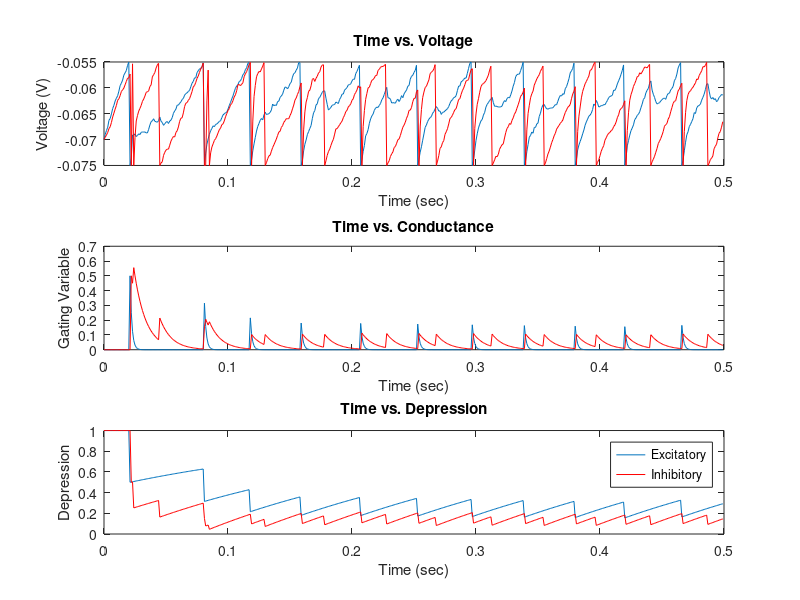
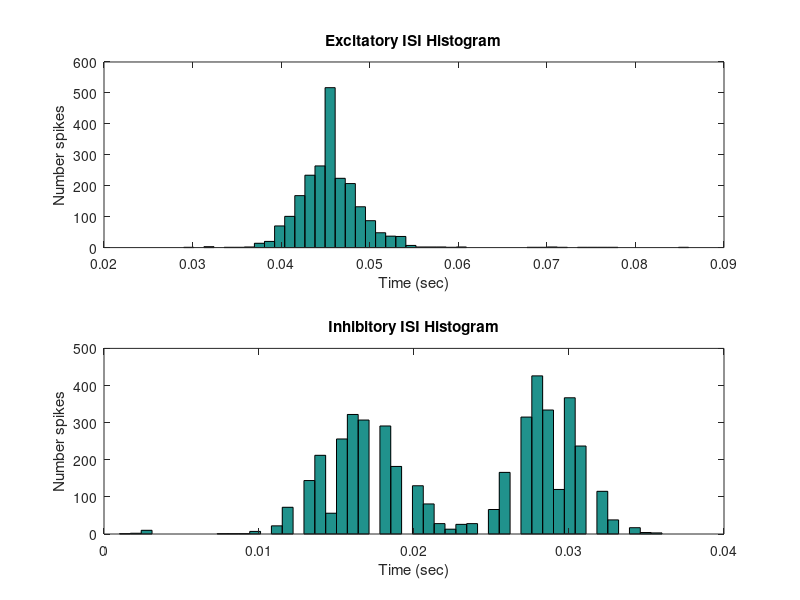
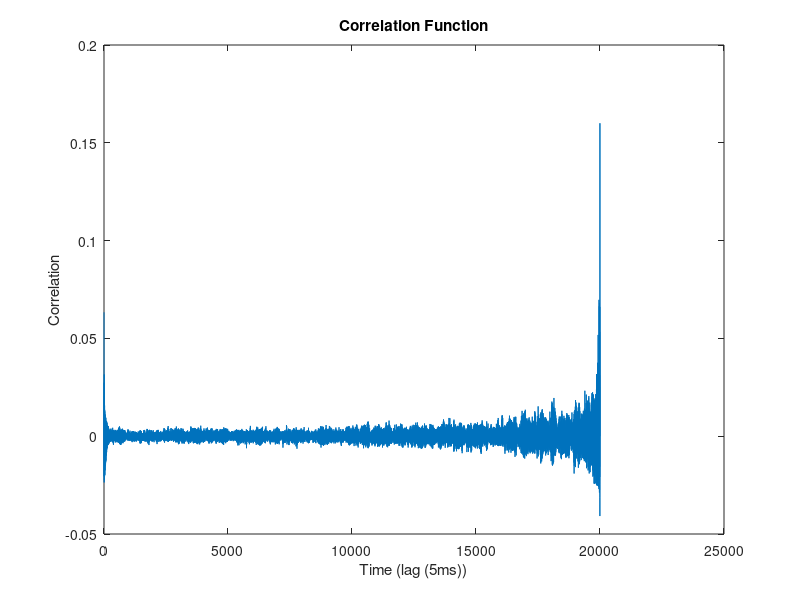
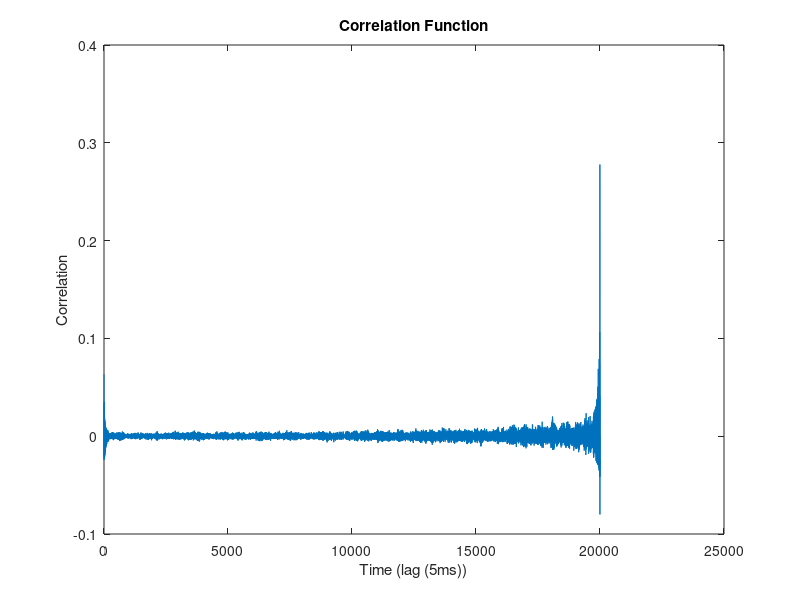

Recreate these plots in MATLAB, in order.
clear all

%Constants neurons share
sigma = .05e-9;     %coefficient of randomness
Vl = -0.070;        %Leak potential for both neurons
Vth = -0.055;       %Threshold potential for both neurons
Vspike = .02;       %Spike potential for both neurons
Vres = -0.075;      %Reset potential for both neurons
Pr = .5;            %Probability of release of vesicles
taud = .2;          %Time constant of Depression

%Constant parameters that effect neuron1
C1 = 5e-9;          %Capacity for Neuron1
Rm1 = 20e6;         %membrain resistance neuron 1
G21 = 10e-6;            %Maximum conductance affecting neuron 1
Erev21 = -0.070;    %Reversal potential affecting neuron 1
Iapp1 = 4.5e-9;       %Applied Current into neuron 1
taus1 = .002;       %Gating variable time constant

%Constant parameters that effect neuron2
C2 = 5e-9;          %Capacity for Neuron 2
Rm2 = 20e6;         %membrain resistance neuron 2
G12 = 5e-6;            %Maximum conductance affecting neuron 2
Erev12 = 0;         %Reversal potential affecting neuron 2
Iapp2 = 3e-9;       %Applied Current into neuron 2
taus2 = .01;        %Gating variable time constant

%Time variables
startT = 0;                 %Time starts at 0
dT = .001;                  %dT is 1 ms
endT = 100;                  %Time ends
timeVec = startT:dT:endT;   %Time vector from startTime to endTime in increments of dT

%variables for neuron1
Vm1 = zeros(1,length(timeVec));
Vm1(1) = Vl;
spikesN1 = zeros(1,length(timeVec));

%variables for neuron2
Vm2 = zeros(1,length(timeVec));
Vm2(1) = Vl;
spikesN2 = zeros(1,length(timeVec));

%variables for synapse 12
s1 = zeros(1,length(timeVec));
D1 = ones(1,length(timeVec));

%variables for synapse 21
s2 = zeros(1,length(timeVec));
D2 = ones(1,length(timeVec));

%%%%%%%%%%START SIMULATION%%%%%%%%%%%%%%%%%%%%%%%%%%%
for i = 2: length(timeVec),
    %calculating next voltage neuron1
    Vm1(i) = Vm1(i-1) + dT*(((Vl - Vm1(i-1))/Rm1) + G21*s2(i-1)*(Erev21-Vm1(i-1))+ Iapp1 + sigma*randn(1)/sqrt(dT))/C1;
    %Calculating synaptic variables for 21
    s1(i) = s1(i-1) + dT*(-s1(i-1)/taus1);
    D1(i) = D1(i-1) + dT*((1-D1(i-1))/taud);
    
    %calculating next voltage neuron1
    Vm2(i) = Vm2(i-1) + dT*(((Vl - Vm2(i-1))/Rm2) + G12*s1(i-1)*(Erev12-Vm2(i-1))+ Iapp2 + sigma*randn(1)/sqrt(dT))/C1;
    %Calculating synaptic variables for 12
    s2(i) = s2(i-1) + dT*(-s2(i-1)/taus2);
    D2(i) = D2(i-1) + dT*((1-D2(i-1))/taud);
        
    %Check if neuron1 is spiking
    if Vm1(i) >= Vth,
        Vm1(i) = Vres;                      %set v to reset
        s1(i) = s1(i) + Pr*D1(i)*(1-s1(i)); %change gating variable for 21
        D1(i) = D1(i)*(1-Pr);               %change depression variable 21
        spikesN1(i) = 1;                    %update spikes for neuron1
    end
        
    %Check if neuron1 is spiking
    if Vm2(i) >= Vth,
        Vm2(i) = Vres;                      %set v to reset
        s2(i) = s2(i) + Pr*D2(i)*(1-s2(i)); %change gating variable for 12
        D2(i) = D2(i)*(1-Pr);               %change depression variable 21
        spikesN2(i) = 1;                    %update spikes for neuron2
    end
end

%%%%%%%%%%%%%%%Plot voltage, gating variable, depression%%%%%%%%%%%%%%%
figure;
subplot(3,1,1); 
plot(timeVec(1:500),Vm1(1:500));
hold on
plot(timeVec(1:500),Vm2(1:500),'r');
xlabel('Time (sec)')
ylabel('Voltage (V)')
title(['Time vs. Voltage'])

subplot(3,1,2); 
plot(timeVec(1:500),s1(1:500));
hold on
plot(timeVec(1:500),s2(1:500),'r');
xlabel('Time (sec)')
ylabel('Gating Variable')
title(['Time vs. Conductance'])

subplot(3,1,3); 
plot(timeVec(1:500),D1(1:500));
hold on
plot(timeVec(1:500),D2(1:500),'r');
xlabel('Time (sec)')
ylabel('Depression')
title(['Time vs. Depression'])
legend('Excitatory', 'Inhibitory');


%%%%%%%%%%%% ISI HISTOGRAM Stuff%%%%%%%%%%%%%%%%%%%%%
tempSpike1 = (find(spikesN1))*dT;   %find indexes of spikes1
tempSpike2 = (find(spikesN2))*dT;   %find indexes of spikes2

isi1 = zeros(1,length(tempSpike1)-1);   %allocate isi1
isi2 = zeros(1,length(tempSpike2)-1);   %allocate isi2

%find isi1
for i = 1: length(tempSpike1)-1
    isi1(i) = tempSpike1(i+1)-tempSpike1(i);
end

%find isi2
for i = 1: length(tempSpike2)-1
    isi2(i) = tempSpike2(i+1)-tempSpike2(i);
end

%Plot histogram with 50 bins of isi1 and isi2
figure;
subplot(2,1,1);
hist(isi1,50);
xlabel('Time (sec)')
ylabel('Number spikes')
title(['Excitatory ISI Histogram'])
subplot(2,1,2);
hist(isi2,50);
xlabel('Time (sec)')
ylabel('Number spikes')
title(['Inhibitory ISI Histogram'])


%%%%%%%%%%%%%%%% Correlation Stuff %%%%%%%%%%%%%%%%%%%%%%
r = 5; %ratio of dT:bin

%allocating for bins
binVec1 = zeros(1,ceil(length(spikesN1)/r));
binVec2 = zeros(1,ceil(length(spikesN2)/r));

%Calculate bin1
for i = 1: length(spikesN1),
    y = ceil(i/r); %offset
    if(spikesN1(i)==1),
        binVec1(y) = binVec1(y) + 1;
    end
end


%Calculate bin2
for i = 1: length(spikesN2),
    y = ceil(i/r); %offset
    if(spikesN2(i)==1),
        binVec2(y) = binVec2(y) + 1;
    end
end

%temporary so I can still look at binvec's if needed
temp1 = binVec1;
temp2 = binVec2;

%allocating for correlation vector
correlationVec = zeros(1,length(binVec1));

for i = 1: length(binVec1),
    a = temp1 * temp2' / length(temp1); %sum corresponding multiplication of vectors and divide by length
    b = mean(temp1);                    %find mean of temp1
    c = mean(temp2);                    %find mean of temp2
    correlationVec(i) = a-b*c;          %store correlation for this lag-time in vector
    temp1 = temp1(1:end-1);             %alter temp1: cut one off end
    temp2 = temp2(2:end);               %alter temp2: cut one off begining
end

%%%%%%%%%%%Plot correlation vector%%%%%%%%%%%%%%%%%%%%
figure;
plot(correlationVec);
xlabel('Time (lag (5ms))')
ylabel('Correlation')
title(['Correlation Function'])


%%%%%%%%%%%%%%%%%%%%%%%%%%Finding analogous correlation function%%%%%%%%%%%
temp1 = binVec1;
temp2 = binVec2;

correlationVec = zeros(1,length(binVec1));

for i = 1: length(binVec1),
    a = temp1 * temp2' / length(temp1);
    b = mean(temp1);
    c = mean(temp2);
    correlationVec(i) = a-b*c;
    temp1 = temp1(2:end);
    temp2 = temp2(1:end-1);
end

figure;
plot(correlationVec);
xlabel('Time (lag (5ms))')
ylabel('Correlation')
title(['Correlation Function'])
